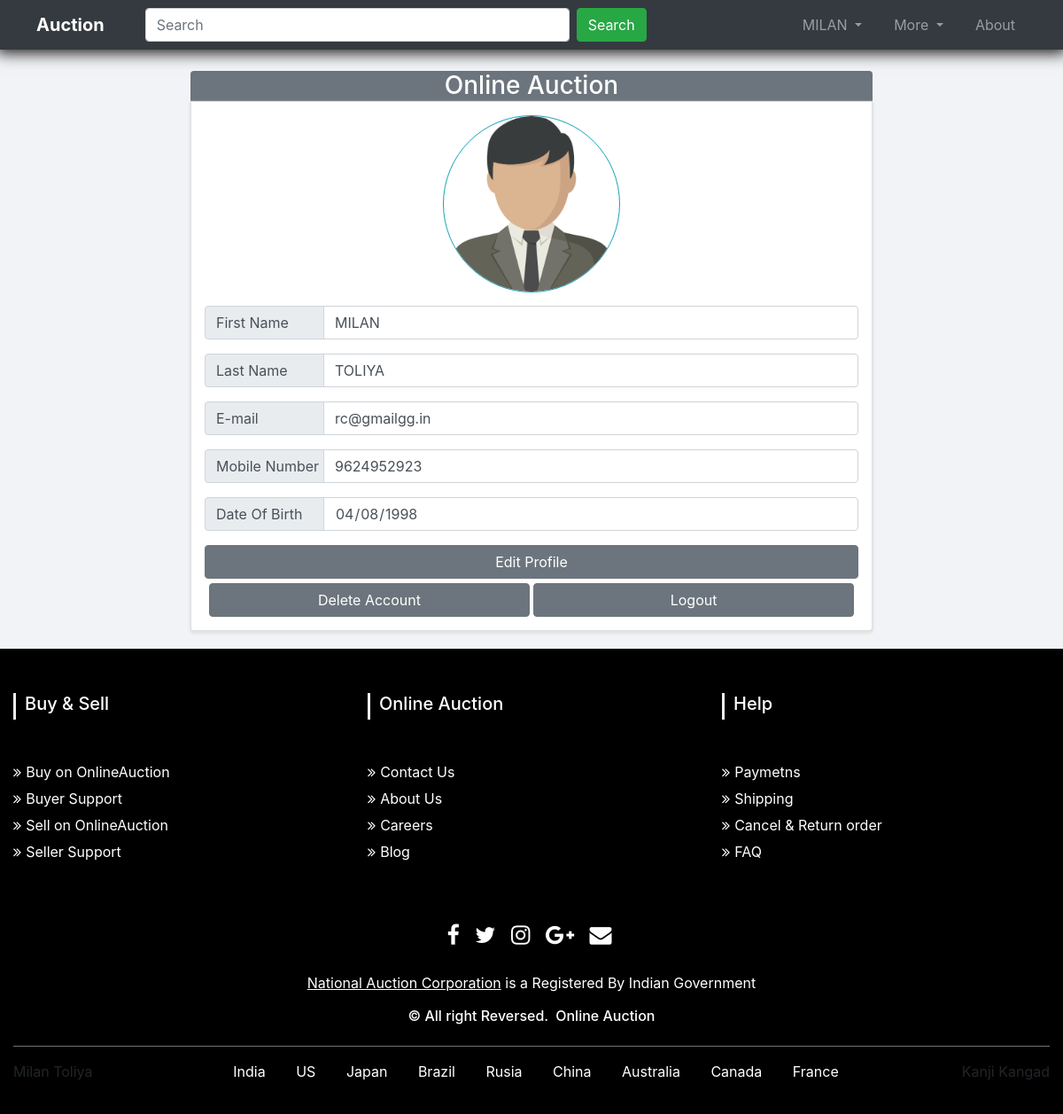
Before: /profile.php (signed in) with the older database file.
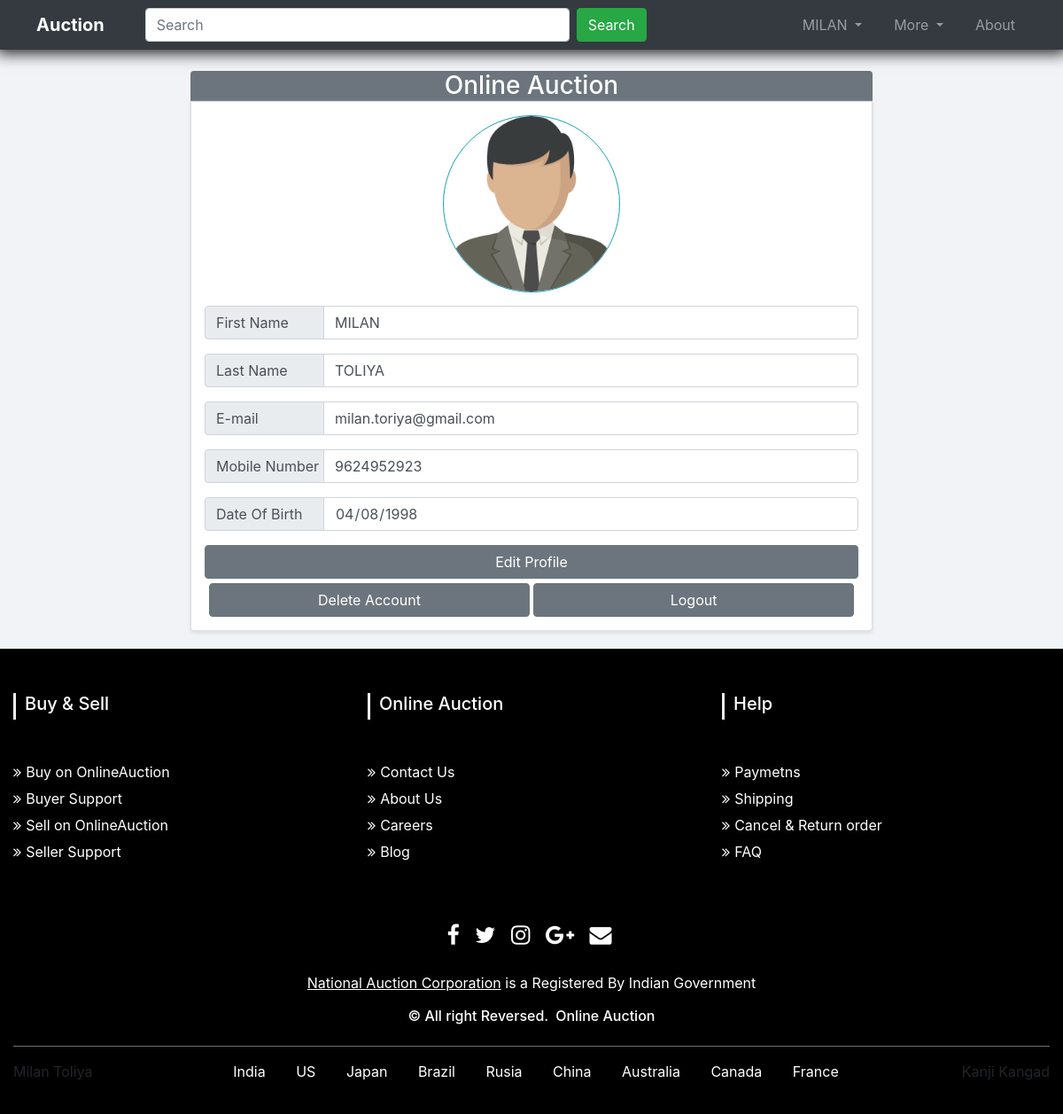
After: the same page with the newer database file.
### tables this page shows
CREATE TABLE IF NOT EXISTS `user` (
  `userID` varchar(17) NOT NULL,
  `fname` varchar(50) NOT NULL,
  `lname` varchar(50) NOT NULL,
  `email` varchar(255) DEFAULT NULL,
  `mobile` varchar(10) NOT NULL,
  `dob` date DEFAULT NULL,
  `password` text NOT NULL,
  `address` text,
  `img` text,
  `gender` varchar(1) DEFAULT NULL,
  `auctionNumber` int(11) DEFAULT NULL,
  PRIMARY KEY (`userID`),
  UNIQUE KEY `mobile` (`mobile`)
);

### session.php (called while the page is built, shortened)
 <?php
  if (isset($_SESSION['ui'])) {
    $userID=$_SESSION['ui'];
  }else {
    header("location:index.php");
  }
?>

### profile.php (the view, shortened to what this page needs)
<?php
  include 'session.php';
  $query = "select * from user where userID = '$userID'";
  $resultset = mysqli_query($conn,$query);
  $resultset = mysqli_fetch_row($resultset);
?>
<!DOCTYPE html>
<html lang="en">
<head>
  <?php include 'link.php'; ?>
</head>
<body>
  <?php include 'navlog.php'; ?>
  <div style="max-width: 800px;" class="container">
    <div>
       <h3 style="border-radius: .25rem .25rem 0rem 0rem; margin-top: 80px; margin-bottom: 0px; background-color: #6c757d; text-align: center; color: white;">Online Auction</h3>
    </div>
    <div style="margin-bottom: 20px; padding-top: 15px; padding-bottom: 15px; box-shadow: 0px 2px 3px 1px #e1e2e3; border-radius: 0rem 0rem .25rem .25rem;" class="container card">
    <form class="content" action="delete.php" method="POST">
    <div style="padding-bottom: 15px;" class="container">
      <img class="rounded-circle" width="200" height="200" style="margin-left: auto; margin-right: auto; border: 1px solid #17a2b8; display: block;" alt="Your Profile" src = <?php echo "profileIMG/$resultset[8]"; ?> >
    </div>
    <div class="input-group mb-3">
      <div class="input-group-prepend">
        <span style="width: 135px;" class="input-group-text">First Name</span>
      </div>
      <input style="background-color: white;" type="text" class="form-control"  name="fname" value="<?php echo $resultset[1] ?>" disabled>
    </div>
    <div class="input-group mb-3">
      <div class="input-group-prepend">
        <span style="width: 135px;" class="input-group-text">Last Name</span>
      </div>
      <input style="background-color: white;" type="text" class="form-control"  name="lname" value="<?php echo $resultset[2] ?>" disabled>
    </div>
    <div class="input-group mb-3">
      <div class="input-group-prepend">
        <span style="width: 135px;" class="input-group-text">E-mail</span>
      </div>
      <input style="background-color: white;" type="text" class="form-control"  name="email" value="<?php echo $resultset[3] ?>" disabled>
    </div>
    <div class="input-group mb-3">
      <div class="input-group-prepend">
        <span style="width: 135px;" class="input-group-text">Mobile Number</span>
      </div>
    <input style="background-color: white;" type="text" class="form-control"  name="mobile" value="<?php echo $resultset[4] ?>" disabled>
    </div>
    <div class="input-group mb-3">
      <div class="input-group-prepend">
        <span style="width: 135px;" class="input-group-text">Date Of Birth</span>
      </div>
      <input style="background-color: white;" type="date" class="form-control"  name="dob" value="<?php echo $resultset[5] ?>" disabled>
    </div>
    <div style="text-align: center;">
        <button style="width: 100%; margin-bottom: 5px;" type="" class="btn btn-secondary" name="editProfile" value="Edit Profile">Edit Profile</button>
        <button style="width: 49%;" type="submit" class="btn btn-secondary" name="del" value="Delete Account">Delete Account</button>
        <button style="width: 49%;" type="submit" class="btn btn-secondary" name="logout" value="Logout">Logout</button>
    </div>
  </form>
  </div>
</div>
  <?php include 'footer.php'; ?>
</body>
</html>

Changed rows visible on the page:
changed user "MILAN": email "rc@gmailgg.in" → "milan.toriya@gmail.com"
